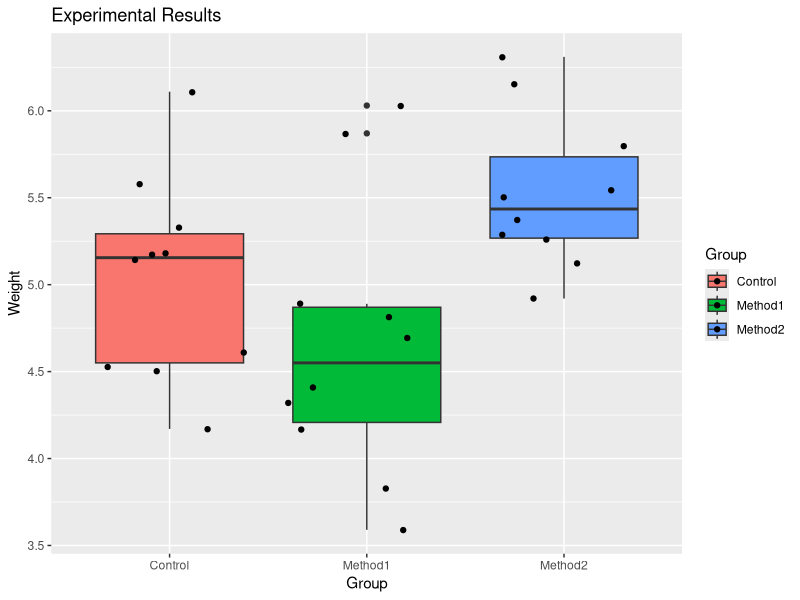
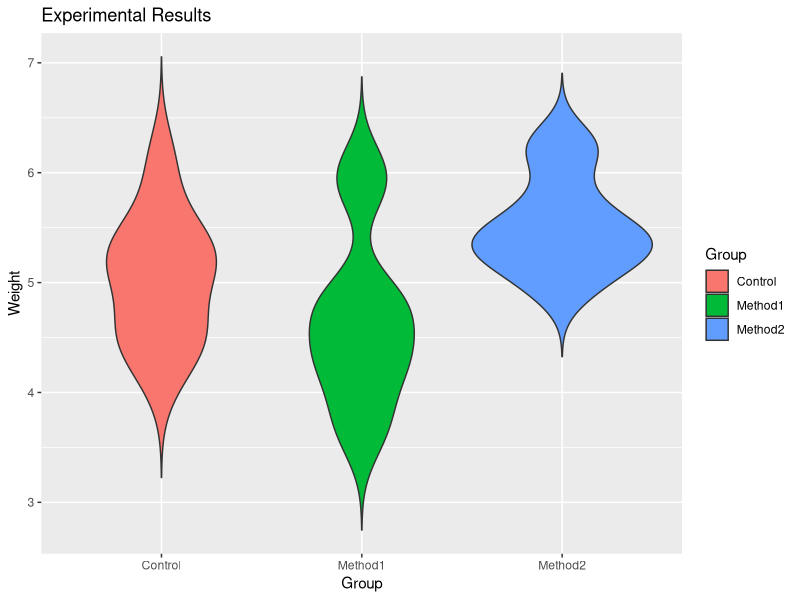

Source code (R) for these figures, in order:
## This script demonstrates the creation of Box and Violin Plots with qplot()

# bring in the data
setwd("./data")
frame <- read.csv("DataSet-Experiment.csv")

# output the first three rows
head(frame, n = 3)

# import the package
library(ggplot2)

# call the qplot() to make a box plot
qplot(Group, Weight, data = frame,
      geom = c("boxplot", "jitter"),
      fill = Group, main = "Experimental Results")

# edit the call to make a violin plot
qplot(Group, Weight, data = frame,
      geom = "violin", trim = FALSE,
      fill = Group, main = "Experimental Results")
